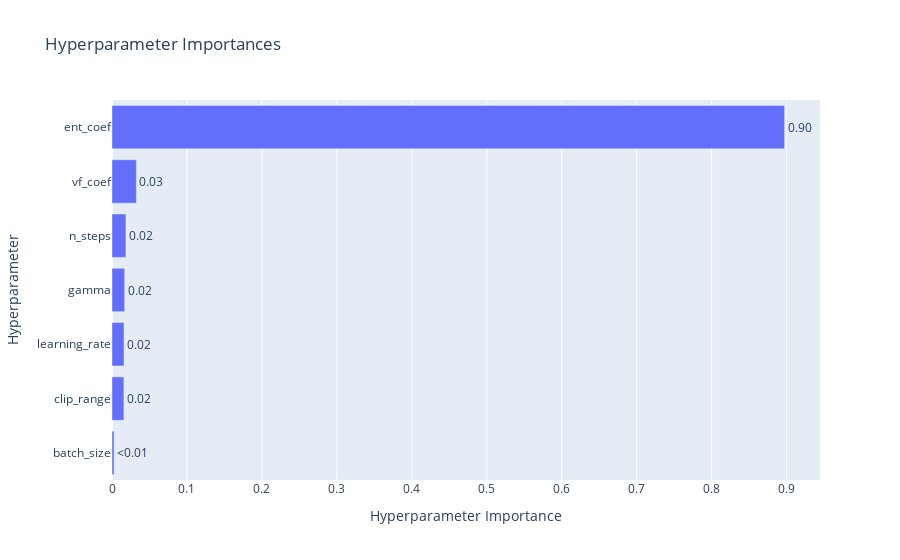

This figure's notebook cell:
### Markdown cell above
**Plot Hyperparameter Importance**

This plot estimates the relative importance of each hyperparameter based on how they affect the objective function.

### Code cell
from optuna.visualization import plot_param_importances

fig = plot_param_importances(study)
fig.show()

### Figure 1 — Plotly figure (JSON) as saved in the notebook; plotly's stock layout.template omitted (floating-point values rounded to 4 significant figures)
{"data": [{"cliponaxis": false, "hovertemplate": ["batch_size (CategoricalDistribution): 0.0027541501559394665<extra></extra>", "clip_range (FloatDistribution): 0.01587624472629201<extra></extra>", "learning_rate (FloatDistribution): 0.01602760459304348<extra></extra>", "gamma (CategoricalDistribution): 0.016891333170752552<extra></extra>", "n_steps (CategoricalDistribution): 0.01859460376160038<extra></extra>", "vf_coef (FloatDistribution): 0.032479006956783504<extra></extra>", "ent_coef (FloatDistribution): 0.8973770566355886<extra></extra>"], "name": "Objective Value", "orientation": "h", "text": ["<0.01", "0.02", "0.02", "0.02", "0.02", "0.03", "0.90"], "textposition": "outside", "type": "bar", "x": [0.002754, 0.01588, 0.01603, 0.01689, 0.01859, 0.03248, 0.8974], "y": ["batch_size", "clip_range", "learning_rate", "gamma", "n_steps", "vf_coef", "ent_coef"]}], "layout": {"title": {"text": "Hyperparameter Importances"}, "xaxis": {"title": {"text": "Hyperparameter Importance"}}, "yaxis": {"title": {"text": "Hyperparameter"}}}}
